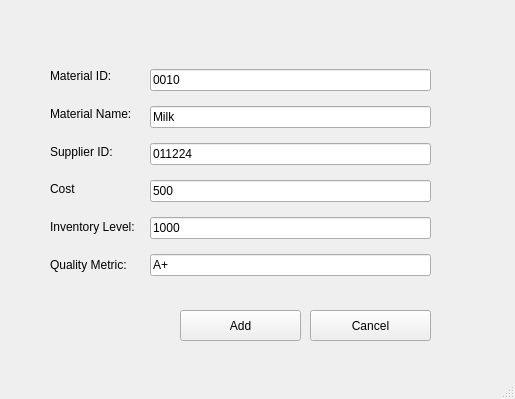
<?xml version="1.0" encoding="UTF-8"?>
<ui version="4.0">
 <class>MainWindow</class>
 <widget class="QMainWindow" name="MainWindow">
  <property name="geometry">
   <rect>
    <x>0</x>
    <y>0</y>
    <width>515</width>
    <height>399</height>
   </rect>
  </property>
  <property name="windowTitle">
   <string>MainWindow</string>
  </property>
  <widget class="QWidget" name="centralwidget">
   <widget class="QWidget" name="layoutWidget">
    <property name="geometry">
     <rect>
      <x>150</x>
      <y>60</y>
      <width>281</width>
      <height>231</height>
     </rect>
    </property>
    <layout class="QVBoxLayout" name="verticalLayout">
     <item>
      <widget class="QLineEdit" name="titleLineedit">
       <property name="text">
        <string>0010</string>
       </property>
      </widget>
     </item>
     <item>
      <widget class="QLineEdit" name="titleLineedit_2">
       <property name="text">
        <string>Milk</string>
       </property>
      </widget>
     </item>
     <item>
      <widget class="QLineEdit" name="titleLineedit_3">
       <property name="text">
        <string>011224</string>
       </property>
      </widget>
     </item>
     <item>
      <widget class="QLineEdit" name="categoryLine">
       <property name="text">
        <string>500</string>
       </property>
      </widget>
     </item>
     <item>
      <widget class="QLineEdit" name="categoryLine_3">
       <property name="text">
        <string>1000</string>
       </property>
      </widget>
     </item>
     <item>
      <widget class="QLineEdit" name="categoryLine_2">
       <property name="text">
        <string>A+</string>
       </property>
      </widget>
     </item>
    </layout>
   </widget>
   <widget class="QPushButton" name="closeButton_2">
    <property name="geometry">
     <rect>
      <x>310</x>
      <y>310</y>
      <width>121</width>
      <height>31</height>
     </rect>
    </property>
    <property name="text">
     <string>Cancel</string>
    </property>
   </widget>
   <widget class="QWidget" name="layoutWidget_2">
    <property name="geometry">
     <rect>
      <x>50</x>
      <y>60</y>
      <width>95</width>
      <height>221</height>
     </rect>
    </property>
    <layout class="QVBoxLayout" name="verticalLayout_3">
     <item>
      <widget class="QLabel" name="label_5">
       <property name="text">
        <string>Material ID:</string>
       </property>
      </widget>
     </item>
     <item>
      <widget class="QLabel" name="label_6">
       <property name="text">
        <string>Material Name:</string>
       </property>
      </widget>
     </item>
     <item>
      <widget class="QLabel" name="label_7">
       <property name="text">
        <string>Supplier ID:</string>
       </property>
      </widget>
     </item>
     <item>
      <widget class="QLabel" name="label_8">
       <property name="text">
        <string>Cost</string>
       </property>
      </widget>
     </item>
     <item>
      <widget class="QLabel" name="label_10">
       <property name="text">
        <string>Inventory Level:</string>
       </property>
      </widget>
     </item>
     <item>
      <widget class="QLabel" name="label_9">
       <property name="text">
        <string>Quality Metric:</string>
       </property>
      </widget>
     </item>
    </layout>
   </widget>
   <widget class="QPushButton" name="viewButton_2">
    <property name="geometry">
     <rect>
      <x>180</x>
      <y>310</y>
      <width>121</width>
      <height>31</height>
     </rect>
    </property>
    <property name="text">
     <string>Add</string>
    </property>
   </widget>
  </widget>
  <widget class="QMenuBar" name="menubar">
   <property name="geometry">
    <rect>
     <x>0</x>
     <y>0</y>
     <width>515</width>
     <height>26</height>
    </rect>
   </property>
  </widget>
  <widget class="QStatusBar" name="statusbar"/>
 </widget>
 <resources/>
 <connections/>
</ui>
